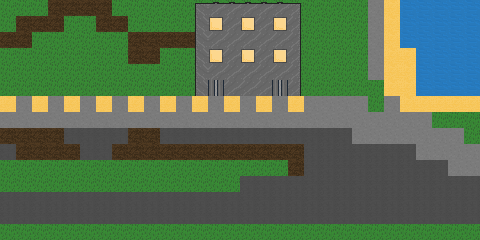

This is a level from a 2D game, rendered from its Tiled map with the project's own tilesets. A one-line summary and the complete map file follow:
An orthogonal 30x15 tile map with 16x16 px tiles, 3 tile layers (underterrain, terrain, overterrain) and 15 objects.

<map version="1.0" orientation="orthogonal" renderorder="right-down" width="30" height="15" tilewidth="16" tileheight="16" nextobjectid="16">
 <tileset firstgid="1" name="tileset" tilewidth="16" tileheight="16" tilecount="100" columns="10">
  <image source="tileset.png" width="160" height="160" />
 </tileset>
 <layer name="underterrain" width="30" height="15">
  <data encoding="csv">
0,0,0,0,0,0,0,0,0,0,0,0,0,0,0,0,0,0,0,0,0,0,0,0,0,0,0,0,0,0,
0,0,0,0,0,0,0,0,0,0,0,0,0,0,0,0,0,0,0,0,0,0,0,0,0,0,0,0,0,0,
0,0,0,0,0,0,0,0,0,0,0,0,0,0,0,0,0,0,0,0,0,0,0,0,0,0,0,0,0,0,
0,0,0,0,0,0,0,0,0,0,0,0,0,0,0,0,0,0,0,0,0,0,0,0,0,0,0,0,0,0,
0,0,0,0,0,0,0,0,0,0,0,0,0,0,0,0,0,0,0,0,0,0,0,0,0,0,0,0,0,0,
0,0,0,0,0,0,0,0,0,0,0,0,2,0,0,0,0,0,2,0,0,0,0,0,0,0,0,0,0,0,
0,0,0,0,0,0,0,0,0,0,0,0,0,0,0,0,0,0,0,0,0,0,0,0,0,0,0,0,0,0,
0,0,0,0,0,0,0,0,0,0,0,0,0,0,0,0,0,0,0,0,0,0,0,0,0,0,0,0,0,0,
0,0,0,0,0,0,0,0,0,0,0,0,0,0,0,0,0,0,0,0,0,0,0,0,0,0,0,0,0,0,
0,0,0,0,0,0,0,0,0,0,0,0,0,0,0,0,0,0,0,0,0,0,0,0,0,0,0,0,0,0,
0,0,0,0,0,0,0,0,0,0,0,0,0,0,0,0,0,0,0,0,0,0,0,0,0,0,0,0,0,0,
0,0,0,0,0,0,0,0,0,0,0,0,0,0,0,0,0,0,0,0,0,0,0,0,0,0,0,0,0,0,
0,0,0,0,0,0,0,0,0,0,0,0,0,0,0,0,0,0,0,0,0,0,0,0,0,0,0,0,0,0,
0,0,0,0,0,0,0,0,0,0,0,0,0,0,0,0,0,0,0,0,0,0,0,0,0,0,0,0,0,0,
0,0,0,0,0,0,0,0,0,0,0,0,0,0,0,0,0,0,0,0,0,0,0,0,0,0,0,0,0,0
</data>
 </layer>
 <layer name="terrain" width="30" height="15">
  <data encoding="csv">
2,2,2,3,3,3,3,2,2,2,2,2,2,2,2,2,2,2,2,2,2,2,2,5,6,7,7,7,7,7,
2,3,3,3,2,2,3,3,2,2,2,2,2,2,2,2,2,2,2,2,2,2,2,5,6,7,7,7,7,7,
3,3,2,2,2,2,2,2,3,3,3,3,3,3,3,3,3,2,2,2,2,2,2,5,6,7,7,7,7,7,
2,2,2,2,2,2,2,2,3,3,2,2,2,2,2,2,2,2,2,2,2,2,2,5,6,6,7,7,7,7,
2,2,2,2,2,2,2,2,2,2,2,2,2,2,2,2,2,2,2,2,2,2,2,5,6,6,7,7,7,7,
2,2,2,2,2,2,2,2,2,2,2,2,16,11,12,12,12,11,2147483664,2,2,2,2,2,6,6,7,7,7,7,
6,5,6,5,6,5,6,5,6,5,6,5,6,5,6,5,6,5,6,5,5,5,5,2,5,6,6,6,6,6,
5,5,5,5,5,5,5,5,5,5,5,5,5,5,5,5,5,5,5,5,5,5,5,5,5,5,5,2,2,2,
3,3,3,3,4,4,4,4,3,3,4,4,4,4,4,4,4,4,4,4,4,4,5,5,5,5,5,5,5,2,
4,3,3,3,3,4,4,3,3,3,3,3,3,3,3,3,3,3,3,4,4,4,4,4,4,4,5,5,5,5,
2,2,2,2,2,2,2,2,2,2,2,2,2,2,2,2,2,2,3,4,4,4,4,4,4,4,4,4,5,5,
2,2,2,2,2,2,2,2,2,2,2,2,2,2,2,4,4,4,4,4,4,4,4,4,4,4,4,4,4,4,
4,4,4,4,4,4,4,4,4,4,4,4,4,4,4,4,4,4,4,4,4,4,4,4,4,4,4,4,4,4,
4,4,4,4,4,4,4,4,4,4,4,4,4,4,4,4,4,4,4,4,4,4,4,4,4,4,4,4,4,4,
2,2,2,2,2,2,2,2,2,2,2,2,2,2,2,2,2,2,2,2,2,2,2,2,2,2,2,2,2,2
</data>
 </layer>
 <layer name="overterrain" width="30" height="15">
  <data encoding="csv">
0,0,0,0,0,0,0,0,0,0,0,0,17,15,15,15,15,15,2147483665,0,0,0,0,0,0,0,0,0,0,0,
0,0,0,0,0,0,0,0,0,0,0,0,16,13,12,13,12,13,2147483664,0,0,0,0,0,0,0,0,0,0,0,
0,0,0,0,0,0,0,0,0,0,0,0,16,12,12,12,12,12,2147483664,0,0,0,0,0,0,0,0,0,0,0,
0,0,0,0,0,0,0,0,0,0,0,0,16,13,12,13,12,13,2147483664,0,0,0,0,0,0,0,0,0,0,0,
0,0,0,0,0,0,0,0,0,0,0,0,16,12,12,12,12,12,2147483664,0,0,0,0,0,0,0,0,0,0,0,
0,0,0,0,0,0,0,0,0,0,0,0,0,0,0,0,0,0,0,0,0,0,0,0,0,0,0,0,0,0,
0,0,0,0,0,0,0,0,0,0,0,0,0,0,0,0,0,0,0,0,0,0,0,0,0,0,0,0,0,0,
0,0,0,0,0,0,0,0,0,0,0,0,0,0,0,0,0,0,0,0,0,0,0,0,0,0,0,0,0,0,
0,0,0,0,0,0,0,0,0,0,0,0,0,0,0,0,0,0,0,0,0,0,0,0,0,0,0,0,0,0,
0,0,0,0,0,0,0,0,0,0,0,0,0,0,0,0,0,0,0,0,0,0,0,0,0,0,0,0,0,0,
0,0,0,0,0,0,0,0,0,0,0,0,0,0,0,0,0,0,0,0,0,0,0,0,0,0,0,0,0,0,
0,0,0,0,0,0,0,0,0,0,0,0,0,0,0,0,0,0,0,0,0,0,0,0,0,0,0,0,0,0,
0,0,0,0,0,0,0,0,0,0,0,0,0,0,0,0,0,0,0,0,0,0,0,0,0,0,0,0,0,0,
0,0,0,0,0,0,0,0,0,0,0,0,0,0,0,0,0,0,0,0,0,0,0,0,0,0,0,0,0,0,
0,0,0,0,0,0,0,0,0,0,0,0,0,0,0,0,0,0,0,0,0,0,0,0,0,0,0,0,0,0
</data>
 </layer>
 <objectgroup name="objects">
  <object id="1" gid="9" x="0" y="112" width="16" height="16" />
  <object id="2" gid="9" x="28.9837" y="106.577" width="16" height="16" rotation="31.8341" />
  <object id="3" gid="9" x="61.2396" y="100.505" width="16" height="16" rotation="-297.006" />
  <object id="4" gid="9" x="97.0541" y="95.0695" width="16" height="16" rotation="-262.875" />
  <object id="5" gid="9" x="140.127" y="93.4659" width="16" height="16" rotation="-203.606" />
  <object id="6" gid="9" x="177.331" y="97.6028" width="16" height="16" rotation="-169.433" />
  <object id="7" gid="9" x="208.783" y="111.132" width="16" height="16" rotation="-95.9229" />
  <object id="8" gid="9" x="234.049" y="115.127" width="16" height="16" rotation="-55.436" />
  <object id="9" gid="9" x="259.904" y="114.546" width="16" height="16" rotation="-23.7728" />
  <object id="10" gid="9" x="293.378" y="115.006" width="16" height="16" rotation="-31.5986" />
  <object id="11" gid="9" x="182.399" y="173.311" width="16" height="16" rotation="212.984" />
  <object id="12" gid="9" x="54.4865" y="50.5125" width="16" height="16" rotation="23.322" />
  <object id="13" gid="9" x="330.62" y="30.7651" width="16" height="16" rotation="-14.669" />
  <object id="14" gid="9" x="337.767" y="70.5964" width="16" height="16" rotation="-243.373" />
  <object id="15" gid="9" x="440.297" y="120.824" width="16" height="16" rotation="32.2835" />
 </objectgroup>
</map>
